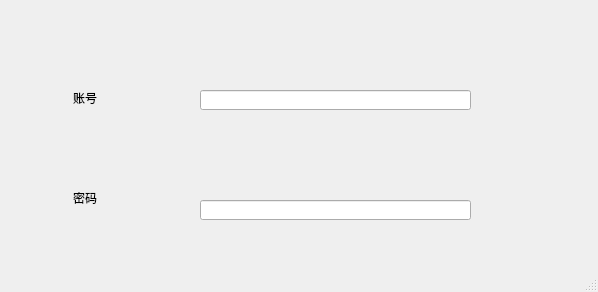
<?xml version="1.0" encoding="UTF-8"?>
<ui version="4.0">
 <class>MainWindow</class>
 <widget class="QMainWindow" name="MainWindow">
  <property name="geometry">
   <rect>
    <x>0</x>
    <y>0</y>
    <width>598</width>
    <height>292</height>
   </rect>
  </property>
  <property name="windowTitle">
   <string>哈基米</string>
  </property>
  <widget class="QWidget" name="centralwidget">
   <widget class="PushButton" name="pushButton">
    <property name="geometry">
     <rect>
      <x>180</x>
      <y>270</y>
      <width>211</width>
      <height>71</height>
     </rect>
    </property>
    <property name="text">
     <string>登录</string>
    </property>
   </widget>
   <widget class="QLabel" name="label">
    <property name="geometry">
     <rect>
      <x>60</x>
      <y>90</y>
      <width>50</width>
      <height>15</height>
     </rect>
    </property>
    <property name="text">
     <string>账号</string>
    </property>
    <property name="alignment">
     <set>Qt::AlignmentFlag::AlignCenter</set>
    </property>
   </widget>
   <widget class="QLabel" name="label_2">
    <property name="geometry">
     <rect>
      <x>60</x>
      <y>190</y>
      <width>50</width>
      <height>15</height>
     </rect>
    </property>
    <property name="text">
     <string>密码</string>
    </property>
    <property name="alignment">
     <set>Qt::AlignmentFlag::AlignCenter</set>
    </property>
   </widget>
   <widget class="LineEdit" name="lineEdit">
    <property name="geometry">
     <rect>
      <x>200</x>
      <y>90</y>
      <width>271</width>
      <height>20</height>
     </rect>
    </property>
   </widget>
   <widget class="LineEdit" name="lineEdit_2">
    <property name="geometry">
     <rect>
      <x>200</x>
      <y>200</y>
      <width>271</width>
      <height>20</height>
     </rect>
    </property>
   </widget>
  </widget>
  <widget class="QStatusBar" name="statusbar"/>
 </widget>
 <customwidgets>
  <customwidget>
   <class>PushButton</class>
   <extends>QPushButton</extends>
   <header location="global">qfluentwidgets</header>
  </customwidget>
  <customwidget>
   <class>LineEdit</class>
   <extends>QLineEdit</extends>
   <header location="global">qfluentwidgets</header>
  </customwidget>
 </customwidgets>
 <resources/>
 <connections/>
</ui>
